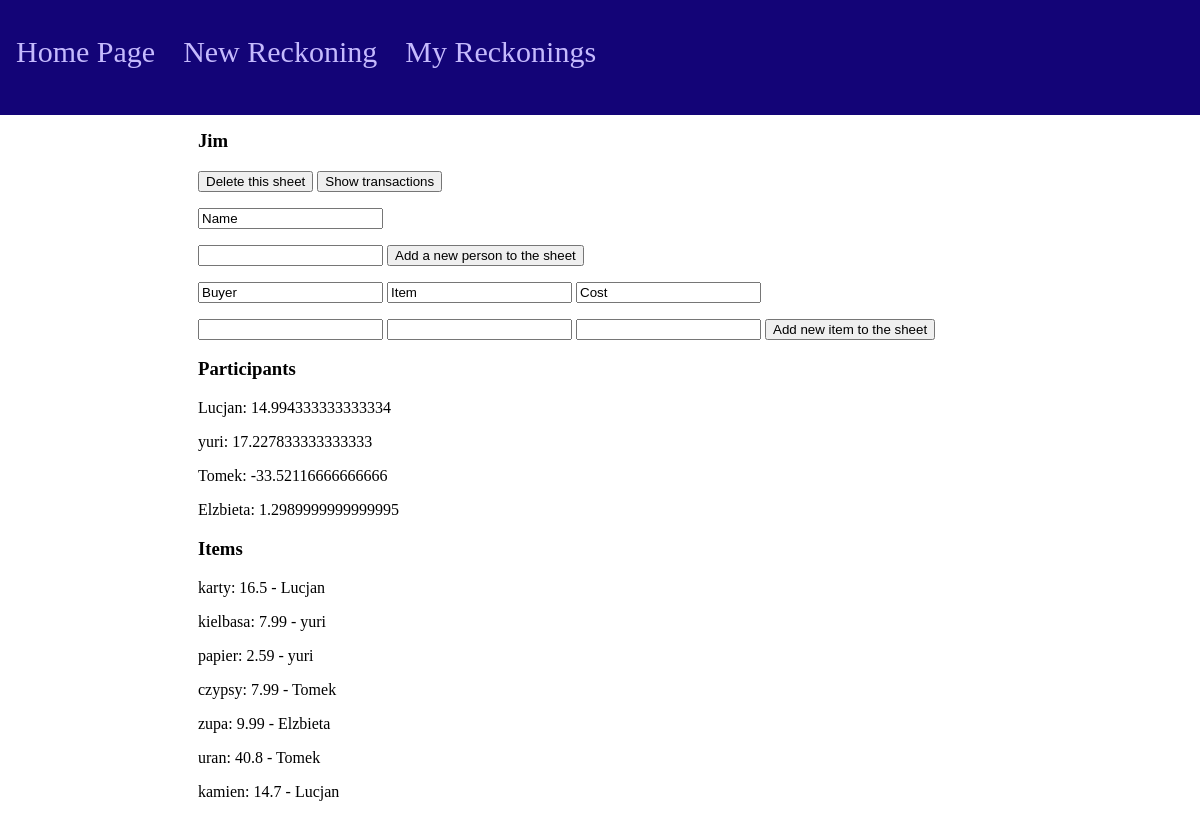
The app's page /reckon/Jim with its own data.
### main/models.py (models this page shows, shortened)
class Sheet(models.Model):
    name = models.CharField(max_length=30)
    def __str__(self):
        return self.name

class Person(models.Model):
    sheet = models.ForeignKey(Sheet, on_delete=models.CASCADE)
    name = models.CharField(max_length=20)
    balance = models.FloatField(default=0)
    def __str__(self):
        return self.name

class Item(models.Model):
    sheet = models.ForeignKey(Sheet, on_delete=models.CASCADE)
    person = models.ForeignKey(Person, on_delete=models.CASCADE)
    name = models.CharField(max_length=30)
    value = models.FloatField()

### main/views.py (the view)
# urls.py: path('reckon/<str:name>', views.reckon, name="reckon"), #given reckoning page
def reckon(response, name):
    if response.method == 'POST':
        if response.POST.get("delete"):
            view = Sheet.objects.get(name=response.POST.get("delete"))
            view.delete()
            return HttpResponseRedirect('/sheets/', {})
        elif response.POST.get("addperson"):
            view = Sheet.objects.get(name=response.POST.get("addperson"))
            if response.POST.get("data"):
                person = Person(sheet=view, name=response.POST.get("data"))
                print(person)
                person.save()
            return HttpResponseRedirect('/sheets/', {})
        elif response.POST.get("additem"):
            view = Sheet.objects.get(name=response.POST.get("additem"))
            postItem = response.POST.get("item")
            postPay = response.POST.get("pay")
            postValue = float("{:.2f}".format(float(response.POST.get("value"))))
            if postItem and postPay and postValue:
                if Person.objects.filter(sheet=view, name=postPay).exists():
                    new_item = Item(sheet=view, person=Person.objects.get(sheet=view, name=postPay), name=postItem, value=postValue)
                    print(new_item)
                    test = Person.objects.get(sheet=view, name=postPay)
                    test.balance -= postValue
                    test.save()
                    new_item.save()
                else:
                    newPerson = Person(sheet=view, name=postPay, balance=-postValue)
                    print(newPerson)
                    newPerson.save()
                    new_item = Item(sheet=view, person=newPerson, name=postItem, value=postValue)
                    print(new_item)
                    new_item.save()
            return HttpResponseRedirect('/reckon/{}/{}'.format(view.name, postItem))
        elif response.POST.get("show"):
            view = Sheet.objects.get(name=response.POST.get("show"))
            return HttpResponseRedirect('/{}/transactions'.format(view.name))
        else:
            return HttpResponseRedirect('/', {})
    else:
        view = Sheet.objects.get(name=name)
        print(view)
        people = [i for i in Person.objects.filter(sheet=view)]
        items = [i for i in Item.objects.filter(sheet=view)]
        return render(response, "main/reckon.html", {"view": view, "people": people, "items": items})

### main/templates/main/reckon.html (shortened to what this page needs)
{% extends 'main/base.html' %}
{% block content %}
    <h3>{{view.name}}</h3>
    <div>
        <form method="post", action="/reckon/{{view.name}}">
            <button type="submit", name="delete", value="{{view.name}}">Delete this sheet</button>
            <button type="submit", name="show", value="{{view.name}}">Show transactions</button>
            <div>
                <p>
                    <input type="text" readonly="readonly" width="40" value="Name">
                </p>
                <p>
                    <input type="text", name="data">
                    <button type="submit", name="addperson", value="{{view.name}}">Add a new person to the sheet</button>
                </p>
                <div>
                    <input type="text" readonly="readonly" width="40" value="Buyer">
                    <input type="text" readonly="readonly" width="40" value="Item">
                    <input type="text" readonly="readonly" width="40" value="Cost">
                </div>
                <p>
                    <input list="participants" name="pay" width="40">
                    <input type="text", name="item" width="40">
                    <input type="text", name="value" width="40">
                    <button type="submit", name="additem", value="{{view.name}}">Add new item to the sheet</button>
                </p>
            </div>
            <div>
                <h3>Participants</h3>
                {% for i in people %}
                    <p>{{i.name}}: {{i.balance}}</p>
                {% endfor %}
            </div>
            <div>
                <h3>Items</h3>
                {% for i in items %}
                    <p>{{i.name}}: {{i.value}} - {{i.person}}</p>
                {% endfor %}
            </div>
        </form>
    </div>
{% endblock content %}

### records on screen
Sheet: name "Jim"
Person: name "Lucjan", balance "14.994333333333334"
Person: name "yuri", balance "17.227833333333333"
Person: name "Tomek", balance "-33.52116666666666"
Person: name "Elzbieta", balance "1.2989999999999995"
Item: name "karty", value "16.5", person "Lucjan"
Item: name "kielbasa", value "7.99", person "yuri"
Item: name "papier", value "2.59", person "yuri"
Item: name "czypsy", value "7.99", person "Tomek"
Item: name "zupa", value "9.99", person "Elzbieta"
Item: name "uran", value "40.8", person "Tomek"
Item: name "kamien", value "14.7", person "Lucjan"
